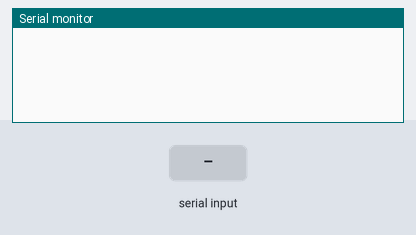
Recording of a sketch running on a simulated Arduino Uno, built with avr-gcc and run on an emulated ATmega328P. Shown: the last lines printed to the serial monitor. The test bench sets the inputs (shaded band).

Above: at 1.2 s.
1.3 s: "90,45\n" received over Serial
At 2.2 s:
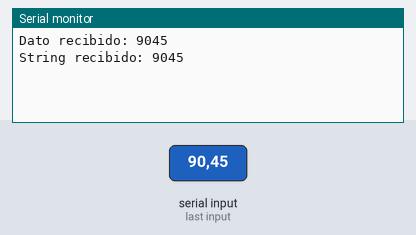
2.8 s: "30,150\n" received over Serial
At 3.4 s:
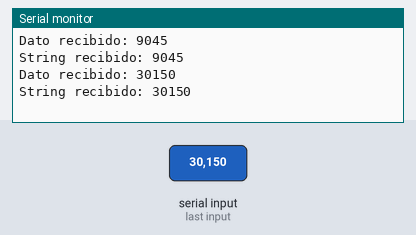

Measured:
- after the input at 1.3 s, the serial monitor: prints a new line at once (image 1)
- after the input at 2.8 s, the serial monitor: prints a new line at once (image 2)

The sketch:

Bluethooth_Test.ino
```cpp
long intData;
String BTdata = "";

void setup()
{
  Serial.begin(9600);
}

void loop()
{
  if (Serial.available())
  {
    long RCdataChar = Serial.read();
    if(isDigit(RCdataChar))
    {
      BTdata += (char)RCdataChar;
    }
    if(RCdataChar=='\n')
    {
      intData = BTdata.toInt();
      Serial.print("Dato recibido: ");
      Serial.println(intData);
      Serial.print("String recibido: ");
      Serial.println(BTdata);
      Serial.flush();
      BTdata = "";
    }
  }
}
```
